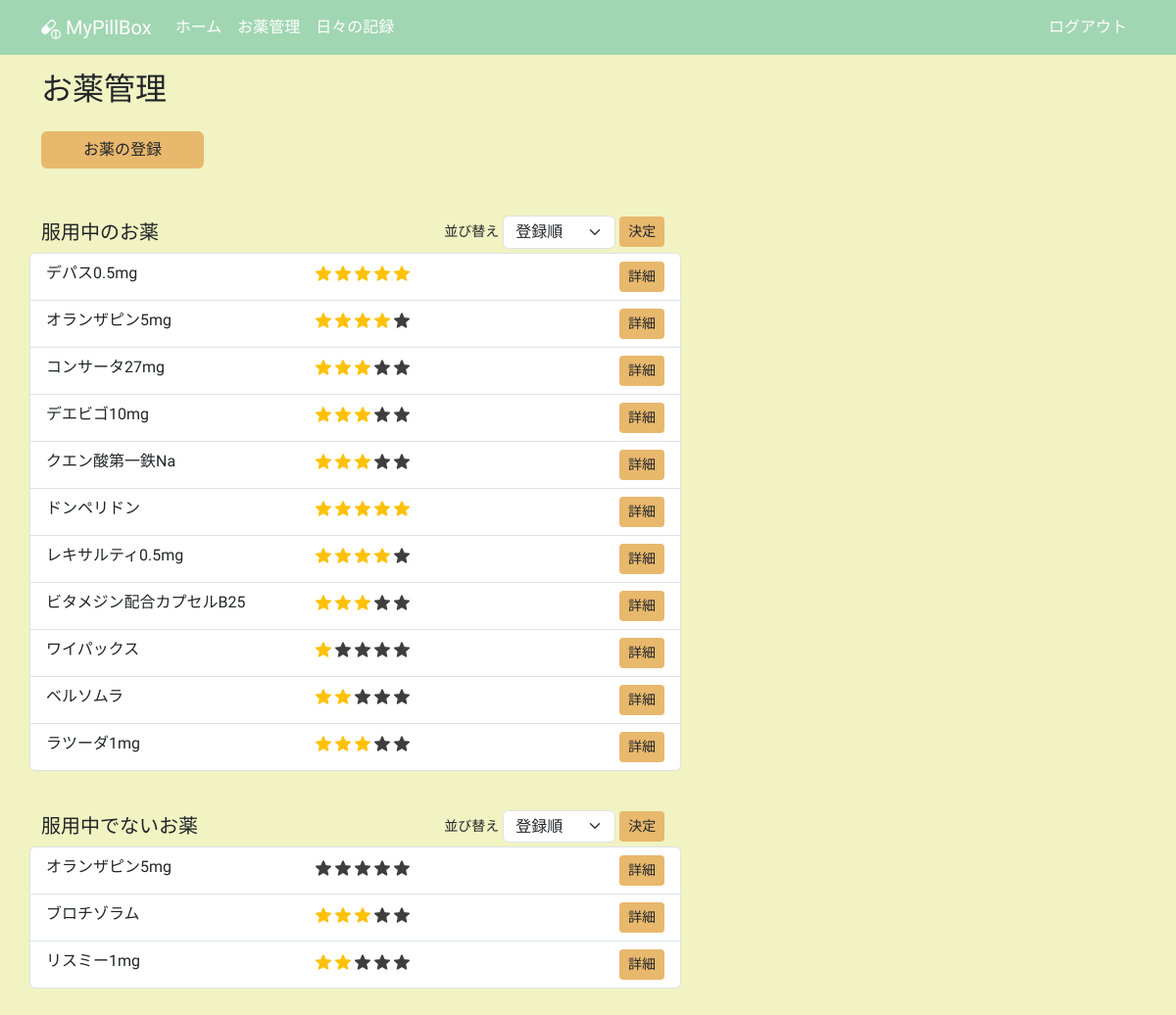
Before: /medicines (signed in) with the older database file.
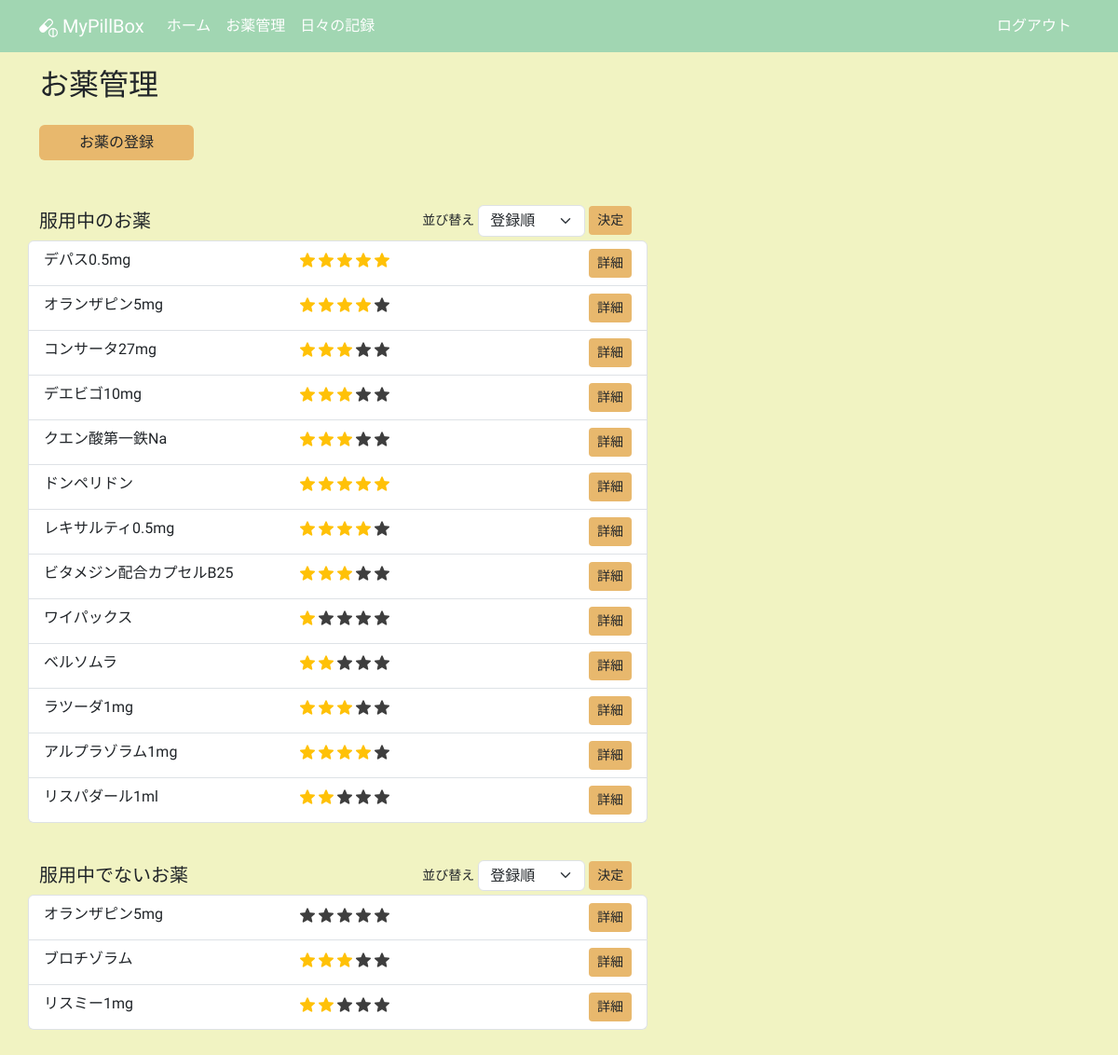
After: the same page with the newer database file.
### app/models.py (models this page shows, shortened)
class Medicine(db.Model):
    __tablename__ = "medicines"
    id: so.Mapped[int] = so.mapped_column(primary_key=True)
    name: so.Mapped[str] = so.mapped_column(sa.String(100))
    taking_start_date: so.Mapped[datetime.date] = so.mapped_column(sa.Date)
    dose_per_day: so.Mapped[Optional[float]]
    taking_timing: so.Mapped[Optional[str]] = so.mapped_column(sa.String(100))
    memo: so.Mapped[Optional[str]] = so.mapped_column(sa.Text)
    rating: so.Mapped[Optional[int]] = so.mapped_column(default=0)
    is_active: so.Mapped[bool] = so.mapped_column(sa.Boolean)
    taking_unit: so.Mapped[TakingUnit] = so.mapped_column(sa.Enum(TakingUnit))
    user_id: so.Mapped[int] = so.mapped_column(sa.ForeignKey(User.id))
    user: so.Mapped[User] = so.relationship(back_populates="medicines")
    daily_log_details: so.Mapped[list["DailyLogDetail"]] = so.relationship(
        cascade="all, delete-orphan", back_populates="medicine"
    )

### app/routes.py (the view)
@app.route("/medicines", methods=["GET"])
@login_required
def medicines():
    title = "お薬管理"
    form = MedicineSortForm()
    form.active_sort.data = request.args.get("active_sort", "registerorder")
    form.not_active_sort.data = request.args.get("not_active_sort", "registerorder")
    active_query = (
        sa.select(Medicine)
        .join(Medicine.user)
        .where(Medicine.user == current_user, Medicine.is_active == True)
        .order_by(Medicine.id)
    )
    not_active_query = (
        sa.select(Medicine)
        .join(Medicine.user)
        .where(Medicine.user == current_user, Medicine.is_active == False)
        .order_by(Medicine.id)
    )
    rating_active_query = (
        sa.select(Medicine)
        .join(Medicine.user)
        .where(Medicine.user == current_user, Medicine.is_active == True)
        .order_by(Medicine.rating.desc())
    )
    rating_not_active_query = (
        sa.select(Medicine)
        .join(Medicine.user)
        .where(Medicine.user == current_user, Medicine.is_active == False)
        .order_by(Medicine.rating.desc())
    )
    if form.active_sort.data == "ratingorder":
        active_medicines = db.session.scalars(rating_active_query).all()
    else:
        active_medicines = db.session.scalars(active_query).all()
    if form.not_active_sort.data == "ratingorder":
        not_active_medicines = db.session.scalars(rating_not_active_query).all()
    else:
        not_active_medicines = db.session.scalars(not_active_query).all()
    return render_template(
        "medicines.html",
        active_medicines=active_medicines,
        not_active_medicines=not_active_medicines,
        form=form,
        title=title,
    )

### app/forms.py
class MedicineSortForm(FlaskForm):
    active_sort = SelectField(
        "並び替え", choices=[("registerorder", "登録順"), ("ratingorder", "星評価順")]
    )
    not_active_sort = SelectField(
        "並び替え", choices=[("registerorder", "登録順"), ("ratingorder", "星評価順")]
    )

### app/models.py (called while the page is built)
@login.user_loader
def load_user(id):
    return db.session.get(User, int(id))

### app/templates/medicines.html (shortened to what this page needs)
{% extends "base.html" %}
{% block content %}
  <h2 class="mb-4">お薬管理</h2>
  <div class="row">
    <div class="col-5 col-lg-2 mb-5">
      <a href="{{ url_for('create_medicine') }}" class="btn btn-custom w-100">お薬の登録</a>
    </div>
  </div>
  <div class="row">
    <div class="col-12 col-lg-7 mb-3">
      <div class="mb-1 d-flex justify-content-between align-items-center">
        <h5 class="mb-0">服用中のお薬</h5>
        {% if active_medicines %}
          <form action="{{ url_for('medicines') }}"
                method="get"
                class="d-flex align-items-center"
                novalidate>
            <small class="me-1">{{ form.active_sort.label(class="text-nowrap sort-label") }}</small>
            {{ form.active_sort(class="form-select sort-select") }}
            <input type="submit"
                   class="btn btn-custom btn-sm ms-1 sort-submit"
                   value="決定">
          </form>
        {% endif %}
      </div>
      {% if not active_medicines %}
        <small class="text-secondary">服用中のお薬はありません</small>
      {% else %}
        <ul class="list-group mb-4">
          {% for medicine in active_medicines %}
            <li class="list-group-item row d-flex">
              <p class="m-0 ps-0 col-5">{{ medicine.name }}</p>
              <p class="m-0 col-5">
                {% for i in range(0, medicine.rating) %}
                  <img src="{{ url_for('static', filename='images/star_on.png') }}"
                       class="star-display rating-checked"
                       alt="star">
                {% endfor %}
                {% if medicine.rating < 5 %}
                  {% for i in range(medicine.rating, 5) %}
                    <img src="{{ url_for('static', filename='images/star_on.png') }}"
                         class="star-display"
                         alt="star">
                  {% endfor %}
                {% endif %}
              </p>
              <div class="col-2 text-end p-0">
                <a href="{{ url_for('medicine_detail', medicine_id=medicine.id) }}"
                   class="btn btn-custom btn-sm">詳細</a>
              </div>
            </li>
          {% endfor %}
        </ul>
      {% endif %}
    </div>
  </div>
  <div class="row">
    <div class="col-12 col-lg-7 mb-3">
      <div class="mb-1 d-flex justify-content-between align-items-center">
        <h5 class="mb-0">服用中でないお薬</h5>
        {% if not_active_medicines %}
          <form action="{{ url_for('medicines') }}"
                method="get"
                class="d-flex align-items-center"
                novalidate>
            <small class="me-1">{{ form.not_active_sort.label(class="text-nowrap sort-label") }}</small>
            {{ form.not_active_sort(class="form-select sort-select") }}
            <input type="submit"
                   class="btn btn-custom btn-sm ms-1 sort-submit"
                   value="決定">
          </form>
        {% endif %}
      </div>
      {% if not not_active_medicines %}
        <small class="text-secondary">服用中でないお薬はありません</small>
      {% else %}
        <ul class="list-group mb-4">
          {% for medicine in not_active_medicines %}
            <li class="list-group-item row d-flex">
              <p class="m-0 ps-0 col-5">{{ medicine.name }}</p>
              <p class="m-0 col-5">
                {% for i in range(0, medicine.rating) %}
                  <img src="{{ url_for('static', filename='images/star_on.png') }}"
                       class="star-display rating-checked"
                       alt="star">
                {% endfor %}
                {% if medicine.rating < 5 %}
                  {% for i in range(medicine.rating, 5) %}
                    <img src="{{ url_for('static', filename='images/star_on.png') }}"
                         class="star-display"
                         alt="star">
                  {% endfor %}
                {% endif %}
              </p>
              <div class="col-2 text-end p-0">
                <a href="{{ url_for('medicine_detail', medicine_id=medicine.id) }}"
                   class="btn btn-custom btn-sm">詳細</a>
              </div>
            </li>
          {% endfor %}
        </ul>
      {% endif %}
    </div>
  </div>
{% endblock content %}

### app/templates/base.html (shortened to what this page needs)
<!DOCTYPE html>
<html lang="ja">
  <head>
    <link rel="stylesheet"
          href="{{ url_for('static', filename='css/bootstrap.min.css') }}">
  </head>
  <body>
    <nav class="navbar navbar-expand-lg navbar-dark">
      <div class="container">
        <a class="navbar-brand" href="{{ url_for('index') }}">
          MyPillBox
        </a>
        <div class="collapse navbar-collapse" id="navbarSupportedContent">
          <ul class="navbar-nav me-auto mb-2 mb-lg-0">
            <li class="nav-item">
              <a class="nav-link" aria-current="page" href="{{ url_for('index') }}">ホーム</a>
            </li>
            <li class="nav-item">
              <a class="nav-link"
                 aria-current="page"
                 href="{{ url_for('medicines') }}">お薬管理</a>
            </li>
            <li class="nav-item">
              <a class="nav-link"
                 aria-current="page"
                 href="{{ url_for('daily_logs') }}">日々の記録</a>
            </li>
          </ul>
          <ul class="navbar-nav mb-2 mb-lg-0">
            <li class="nav-item">
              <a class="nav-link" aria-current="page" href="{{ url_for('logout') }}">ログアウト</a>
            </li>
          </ul>
        </div>
      </div>
    </nav>
    <div class="container mt-3">
      {% block content %}
      {% endblock content %}
    </div>
  </body>
</html>

### app/templates/base.html (style rules this page uses)
body { background-color: #F1F3C2; font-family: "Zen Maru Gothic", sans-serif; font-weight: 500; font-style: normal; }
.navbar-dark .nav-link { color: #fff !important; }
nav { background-color: #A1D6B2; }
.btn-custom { background-color: #E8B86D; font-weight: 500; }
.rating-checked { filter: none!important; }
.star-display { width: 1em; height: 1em; filter: invert(99%) sepia(1%) saturate(0%) hue-rotate(161deg) brightness(101%) contrast(104%); }
.sort-select { line-height: 1.2!important; }
.sort-submit { margin-right: .30rem; }

Changed rows visible on the page:
added Medicine: name "アルプラゾラム1mg", rating 4 (drawn), shown under "服用中のお薬"
added Medicine: name "リスパダール1ml", rating 2 (drawn), shown under "服用中のお薬"
